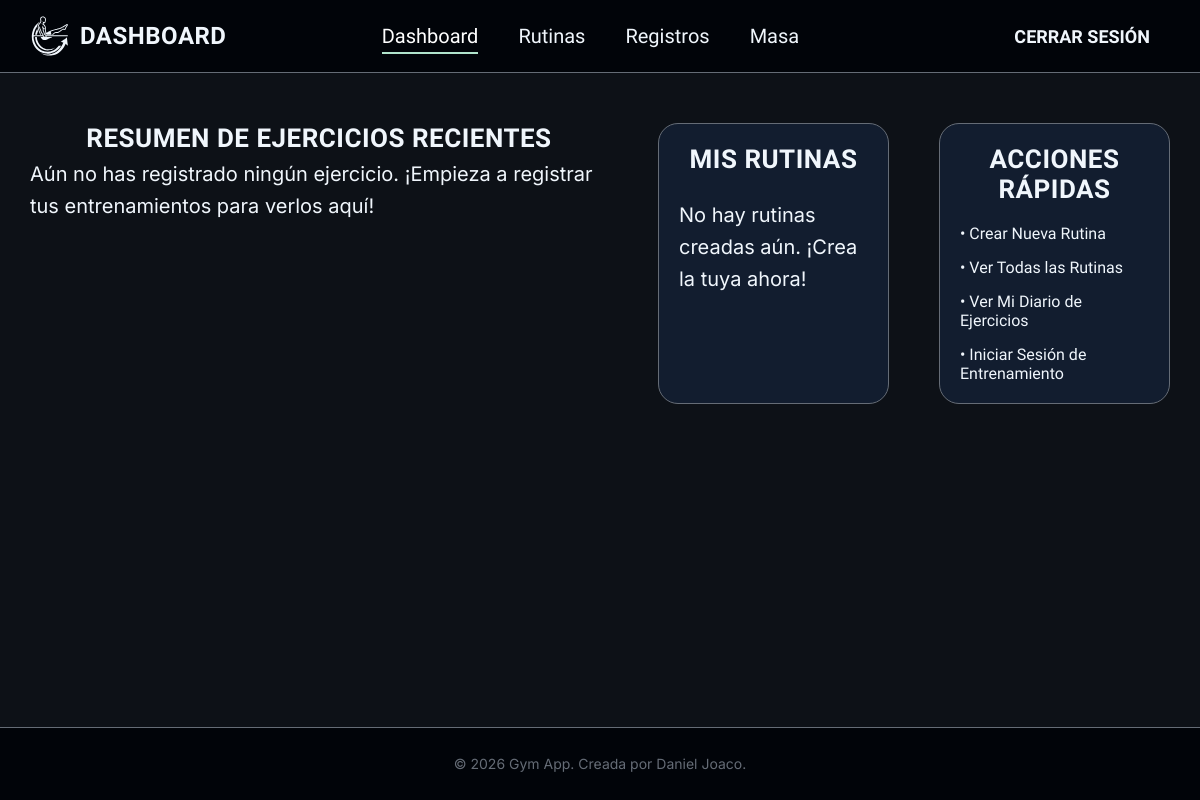
Page / (signed in) on the earlier database version.
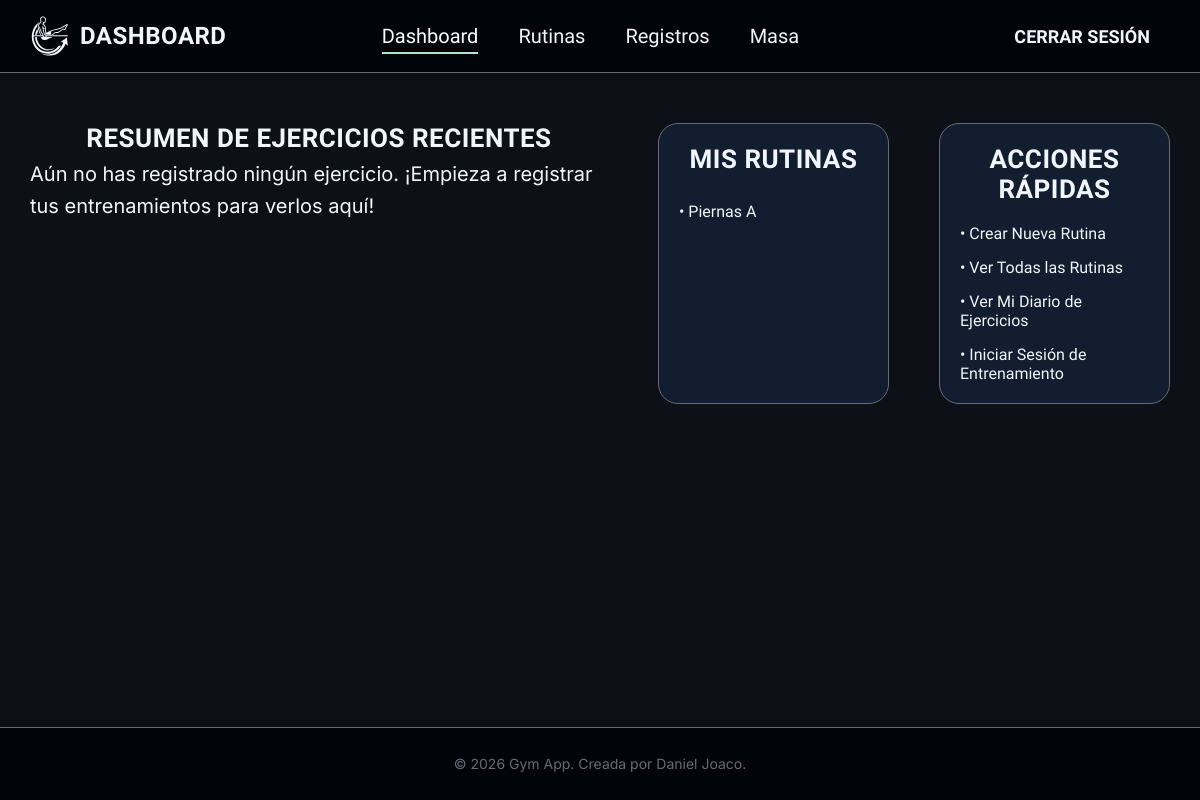
Same page on the later database version.
### workouts/models.py (models this page shows, shortened)
class Routine(models.Model):
    user = models.ForeignKey(User, on_delete=models.CASCADE)
    name = models.CharField(max_length=150)
    is_public = models.BooleanField(default=False, help_text="Si es True, otros usuarios podrán ver y clonar esta rutina.")
    created_at = models.DateTimeField(auto_now_add=True)

### users/views.py (the view)
# urls.py: path('', dashboard_view, name='dashboard'),
@login_required
def dashboard_view(request):
    routines = routines_list(request)
    return render(request, 'dashboard.html', {
        'routines': routines,
    })

### workouts/views.py (called while the page is built)
def _get_user_routines_queryset(user):
    return Routine.objects.filter(user=user).prefetch_related(
        'items__exercise__muscle_group'
    ).order_by(Lower('name'))

def routines_list(request):
    return list(_get_user_routines_queryset(request.user))

### templates/dashboard.html (shortened to what this page needs)
{% extends 'base.html' %}
{% load static %}
{% block extra_head %}
<link rel="stylesheet" href="{% static 'css/dashboard.css' %}">
{% endblock %}
{% block logo_title %}Dashboard{% endblock %}
{% block content %}
<section class="dashboard-container">
    <article class="resume-exercises-log">
        <div class="title-header">
            <h3>Resumen de Ejercicios Recientes</h3>
        </div>
        {% if recent_exercises %}
            <ul class="exercise-log-list">
                {% for log in recent_exercises %}
                    <li class="exercise-log-item">
                        <strong>{{ log.exercise.name }}</strong> - {{ log.date|date:"d M Y" }}
                        <br>
                        Series: {{ log.sets }} | Reps: {{ log.reps }} | Peso: {{ log.weight }} kg
                    </li>
                {% endfor %}
            </ul>
        {% else %}
            <p>Aún no has registrado ningún ejercicio. ¡Empieza a registrar tus entrenamientos para verlos aquí!</p>
        {% endif %}
    </article>
    <div class="dashboard-bottom-row">
        <article class="list-of-routines dashboard-actions">
            <div class="title-header">
                <h3>Mis Rutinas</h3>
            </div>
            <div class="links-container">
                {% if routines %}
                    <ul class="routine-list">
                        {% for routine in routines %}
                            <li class="routine-item">
                                <a class="a-link" onclick="openModal('modal-{{ routine.id }}')">• {{ routine.name }}</a>
                            </li>
                        {% endfor %}
                    </ul>
                {% else %}
                    <p>No hay rutinas creadas aún. ¡Crea la tuya ahora!</p>
                {% endif %}
            </div>
        </article>
        <nav class="dashboard-actions">
            <div class="title-header">
                <h3>Acciones Rápidas</h3>
            </div>
            <div class="links-container">
                <a class="a-link" onclick="window.location.href='{% url 'workouts:create_routine' %}'">
                    • Crear Nueva Rutina
                </a>
                <a class="a-link" onclick="window.location.href='{% url 'workouts:routines' %}'">
                    • Ver Todas las Rutinas
                </a>
                <a class="a-link" >
                    • Ver Mi Diario de Ejercicios
                </a>
                <a class="a-link"  >
                    • Iniciar Sesión de Entrenamiento
                </a>
            </div>
        </nav>
    </div>
</section>
{% endblock %}

Differences in the rows shown:
added Routine: name "Piernas A"
Other differences:
text no longer shown: "No hay rutinas creadas aún. ¡Crea la tuya ahora!"
